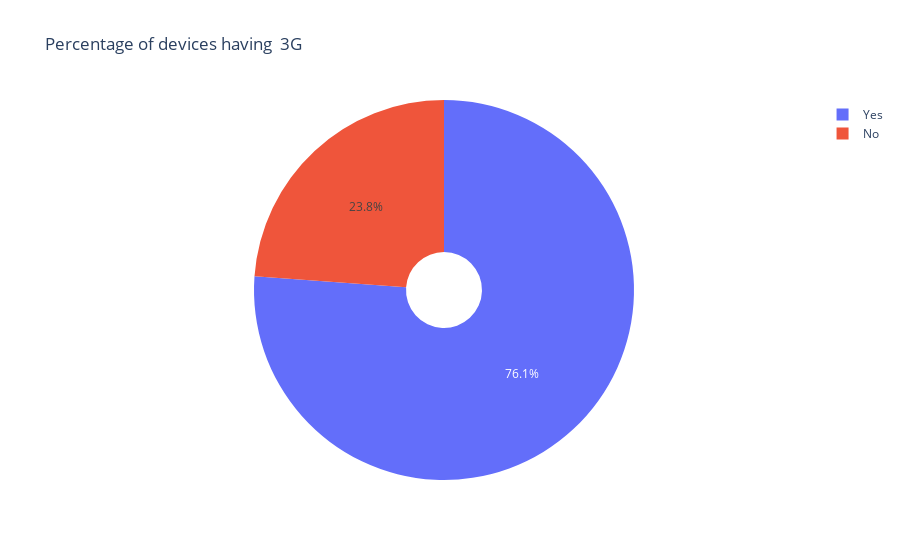

The code cell stored with this chart in its notebook:
### Code cell
train_data['isThree_G'] = ''
for i in range(len(train_data)):
    if train_data['three_g'][i] == 0:
        train_data['isThree_G'][i] = 'No'
    else:
         train_data['isThree_G'][i] = 'Yes'
px.pie(data_frame=train_data,names = 'isThree_G',title='Percentage of devices having  3G', hole = 0.2)

### Figure 1 — Plotly figure (JSON) as saved in the notebook; plotly's stock layout.template omitted (floating-point values rounded to 4 significant figures; data arrays with more than 128 entries replaced by an {"elided": "..."} marker saying what was removed)
{"data": [{"domain": {"x": [0, 1], "y": [0, 1]}, "hole": 0.2, "hovertemplate": "isThree_G=%{label}<extra></extra>", "labels": {"elided": "2000 str values"}, "legendgroup": "", "name": "", "showlegend": true, "type": "pie"}], "layout": {"autosize": true, "legend": {"tracegroupgap": 0}, "title": {"text": "Percentage of devices having  3G"}}}
